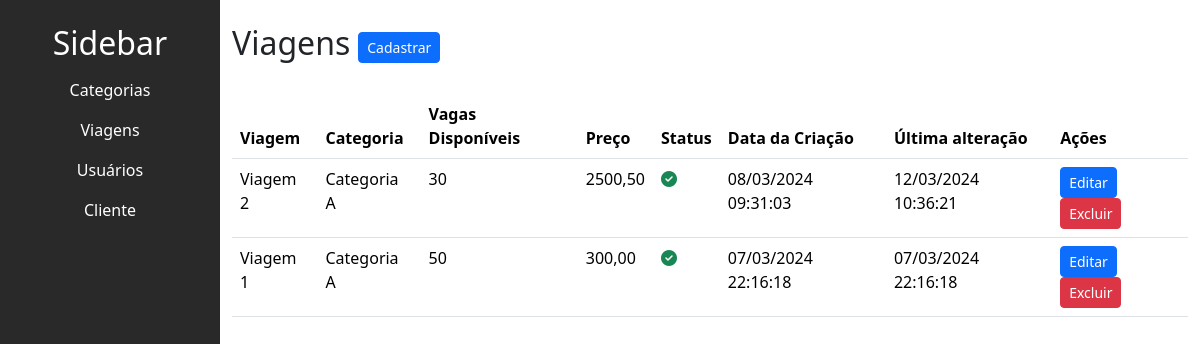
The page /trip/listar_viagens/ on the database as committed earlier.
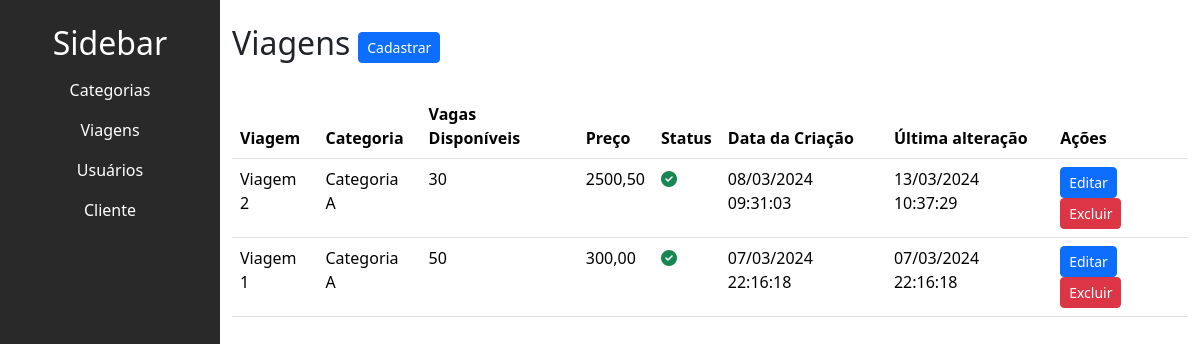
The same page on the database as committed later.
### trip/models.py (models this page shows, shortened)
class Viagem(models.Model):
    titulo = models.CharField(max_length=200)
    slug = models.SlugField(unique=True, blank=True)
    categoria = models.ForeignKey(
        Categoria, on_delete=models.SET_NULL, null=True, blank=True, default=None)  # noqa
    descricao = models.TextField(null=False)
    custo = models.DecimalField(max_digits=10, decimal_places=2, null=False)
    preco = models.DecimalField(max_digits=10, decimal_places=2, null=False)
    check_in_data = models.DateTimeField(null=False)
    check_out_data = models.DateTimeField(null=False)
    vagas_disponiveis = models.IntegerField()
    is_active = models.BooleanField(default=True)
    created_at = models.DateTimeField(auto_now_add=True)
    updated_at = models.DateTimeField(auto_now=True)

class Categoria(models.Model):
    titulo = models.CharField(max_length=50, null=False)
    is_active = models.BooleanField(default=True)
    created_at = models.DateTimeField(auto_now_add=True)
    updated_at = models.DateTimeField(auto_now=True)
    def __str__(self):
        return self.titulo

### trip/views.py (the view)
# urls.py: path('listar_viagens/', listar_viagens, name='listar_viagens'),
def listar_viagens(request):
    viagens = Viagem.objects.all().order_by('-id')
    categorias = Categoria.objects.filter(is_active=True).order_by('-id')
    return render(request, 'trip/viagem/listar_viagens.html',
                  {'viagens': viagens, 'categorias': categorias})

### trip/templates/trip/viagem/listar_viagens.html (shortened to what this page needs)
{% extends "base.html" %}
{% block content %}
<div class="main-content" id="mainContent">
  <div class="d-flex align-items-center">
    <h2 class="me-2">Viagens</h2>
    <a  href="{% url "trip:criar_viagem" %}">
      <button class="btn btn-sm btn-primary">Cadastrar</button>
    </a>
  </div>
  <table class="table mt-4">
    <thead>
      <tr>
        <th>Viagem</th>
        <th>Categoria</th>
        <th>Vagas Disponíveis</th>
        <th>Preço</th>
        <th>Status</th>
        <th>Data da Criação</th>
        <th>Última alteração</th>
        <th>Ações</th>
      </tr>
    </thead>
    <tbody>
      {% for viagem in viagens %}
      <tr>
        <td>{{ viagem.titulo }}</td>
        <td>{{ viagem.categoria }}</td>
        <td>{{ viagem.vagas_disponiveis }}</td>
        <td>{{ viagem.preco }}</td>
        <td>
          {% if viagem.is_active %}
            <i class="fa-solid fa-circle-check text-success"></i>
          {% else %}
            <i class="fa-solid fa-circle-xmark text-danger"></i>
          {% endif %}
        </td>
        <td>{{ viagem.created_at|date:"d/m/Y H:i:s" }}</td>
        <td>{{ viagem.updated_at|date:"d/m/Y H:i:s"}}</td>
        <td>
          <button type="button" class="btn btn-sm btn-primary" data-bs-toggle="modal" data-bs-target="#editModal{{ viagem.id }}">
            Editar
          </button>
          <button type="button" class="btn btn-sm btn-danger" data-bs-toggle="modal" data-bs-target="#deleteModal{{ viagem.id }}">
            Excluir
          </button>
        </td>
      </tr>
      {% endfor %}
    </tbody>
  </table>
</div>
{% endblock content %}

Rows that differ between the two databases and show on the page:
changed Viagem "Viagem 2": updated_at "12/03/2024 10:36:21" → "13/03/2024 10:37:29"
